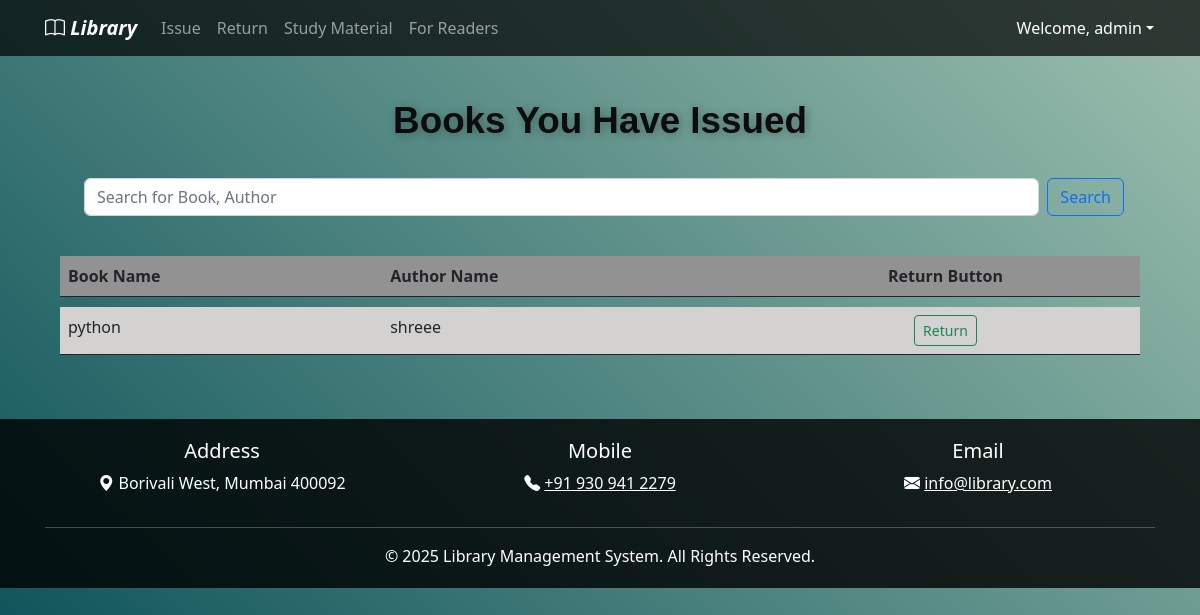
The page /return_item (signed in) on the database as committed earlier.
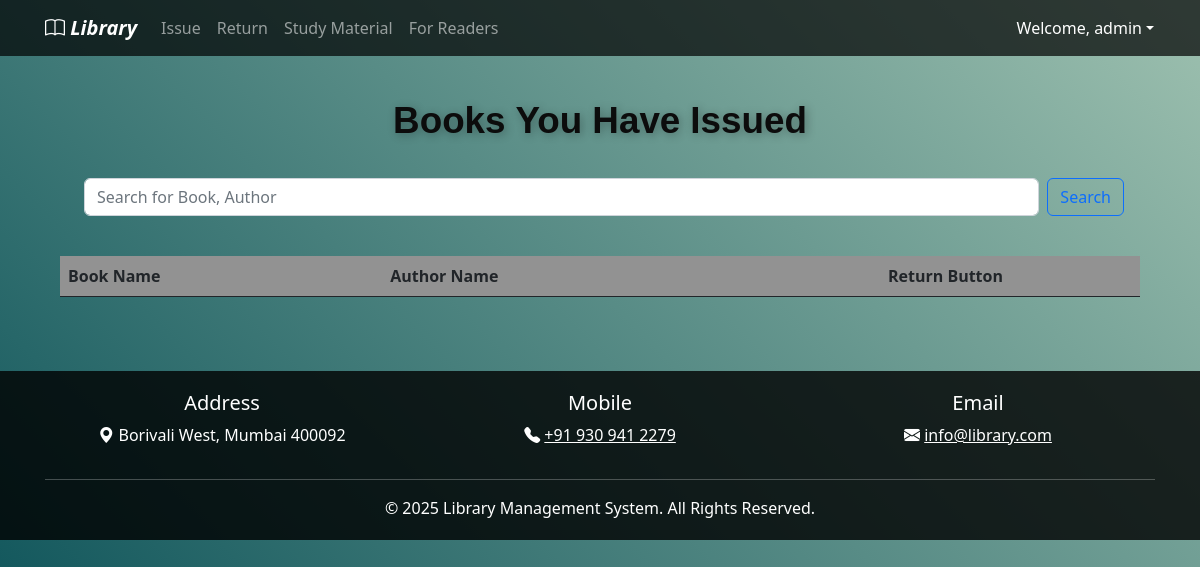
The same page on the database as committed later.
### elibrary_app/models.py (models this page shows, shortened)
class Book(models.Model):
    book_name = models.CharField(max_length=150)
    author_name = models.CharField(max_length=200)
    quantity = models.IntegerField(default=1)
    subject = models.CharField(max_length=2000)
    book_add_time = models.DateTimeField(default=timezone.now)  # Changed to DateTimeField for both date and time
    book_add_date = models.DateField(default=date.today)
    class Meta:
        constraints = [
            models.UniqueConstraint(fields=["book_name", "author_name"], name="unique_book_author")  # Replaced unique_together with UniqueConstraint
        ]

### elibrary_app/views.py (the view, shortened to what this page needs)
# urls.py: path("return_item", views.return_item, name="return_item"),  # Return item page
@login_required(login_url=reverse_lazy("login"))
def return_item(request):
    my_items = IssuedItem.objects.filter(user_id=request.user, return_date__isnull=True).values_list("book_id")
    books = Book.objects.filter(id__in=my_items)
    return render(request, "return_item.html", {"books": books})

### elibrary_app/templates/return_item.html (shortened to what this page needs)
{% extends 'base.html' %}
{% load static %}
{% block content %}
<center>
<div class="container mt-4">
    <div class="col-md-12">
        <div class="library-title">
            <span class="word">Books</span>
            <span class="word">You</span>
            <span class="word">Have</span>
            <span class="word">Issued</span>
        </div>
    </div>
</div>
    <div class="input-group container">
        <form class="d-flex search-form w-100 mx-3" method="get" action="/searchproductreturn/">
            <input type="search" name="q" class="form-control search-input mx-2" placeholder="Search for Book, Author">
            <button class="btn btn-outline-primary" type="submit">Search</button>
          </form>
    </div>
</center>
<div class="container">
<br>
   <table class="table" style="border: none;">
      <thead class="thead-dark">
        <tr style="background-color: rgb(146, 146, 146);">
            <th scope="col">Book Name</th>
            <th scope="col">Author Name</th>
            <th scope="col" class="text-center">Return Button</th>
         </tr>
      </thead>
      <tr style="height: 10px;"></tr>
      <tbody id="table_data">
         {% for book in books %}
         <tr style="background-color: rgb(212, 209, 209);">
            <td>{{ book.book_name }}</td>
            <td>{{ book.author_name }}</td>
            <td class="text-center">
               <form action="{% url 'return_item' %}" aria-controls="rounded" method="POST">
                  <button type="submit" class="btn btn-outline-success btn-sm">
                     Return
                  </button>
               </form>
            </td>
         </tr>
         {% endfor %}
      </tbody>
   </table>
</div>
{% endblock %}

Rows that differ between the two databases and show on the page:
no longer on this page (row edited): Book: book_name "python", author_name "shreee"
